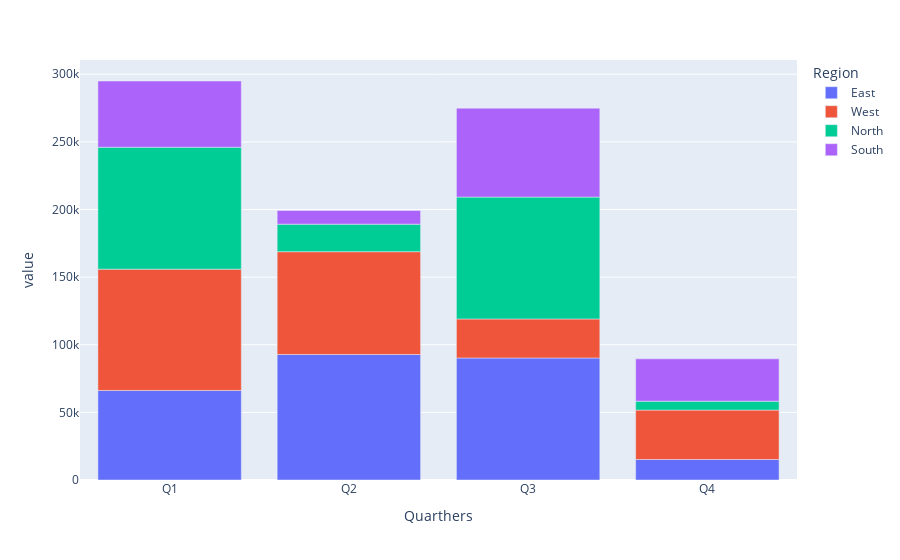

Here is the notebook cell this chart was saved with:
### Code cell
datas.plot(kind="bar")

### Figure 1 — Plotly figure (JSON) as saved in the notebook; plotly's stock layout.template omitted (floating-point values rounded to 4 significant figures)
{"data": [{"alignmentgroup": "True", "hovertemplate": "Region=East<br>Quarthers=%{x}<br>value=%{y}<extra></extra>", "legendgroup": "East", "marker": {"color": "#636efa", "pattern": {"shape": ""}}, "name": "East", "offsetgroup": "East", "orientation": "v", "showlegend": true, "textposition": "auto", "type": "bar", "x": ["Q1", "Q2", "Q3", "Q4"], "xaxis": "x", "y": [66210.0, 92810.0, 90220.0, 15190.0], "yaxis": "y"}, {"alignmentgroup": "True", "hovertemplate": "Region=West<br>Quarthers=%{x}<br>value=%{y}<extra></extra>", "legendgroup": "West", "marker": {"color": "#EF553B", "pattern": {"shape": ""}}, "name": "West", "offsetgroup": "West", "orientation": "v", "showlegend": true, "textposition": "auto", "type": "bar", "x": ["Q1", "Q2", "Q3", "Q4"], "xaxis": "x", "y": [89680.0, 76000.0, 28860.0, 36520.0], "yaxis": "y"}, {"alignmentgroup": "True", "hovertemplate": "Region=North<br>Quarthers=%{x}<br>value=%{y}<extra></extra>", "legendgroup": "North", "marker": {"color": "#00cc96", "pattern": {"shape": ""}}, "name": "North", "offsetgroup": "North", "orientation": "v", "showlegend": true, "textposition": "auto", "type": "bar", "x": ["Q1", "Q2", "Q3", "Q4"], "xaxis": "x", "y": [90110.0, 20330.0, 90090.0, 6563.0], "yaxis": "y"}, {"alignmentgroup": "True", "hovertemplate": "Region=South<br>Quarthers=%{x}<br>value=%{y}<extra></extra>", "legendgroup": "South", "marker": {"color": "#ab63fa", "pattern": {"shape": ""}}, "name": "South", "offsetgroup": "South", "orientation": "v", "showlegend": true, "textposition": "auto", "type": "bar", "x": ["Q1", "Q2", "Q3", "Q4"], "xaxis": "x", "y": [48990.0, 10100.0, 65730.0, 31290.0], "yaxis": "y"}], "layout": {"barmode": "relative", "legend": {"title": {"text": "Region"}, "tracegroupgap": 0}, "margin": {"t": 60}, "xaxis": {"anchor": "y", "domain": [0, 1], "title": {"text": "Quarthers"}}, "yaxis": {"anchor": "x", "domain": [0, 1], "title": {"text": "value"}}}}
